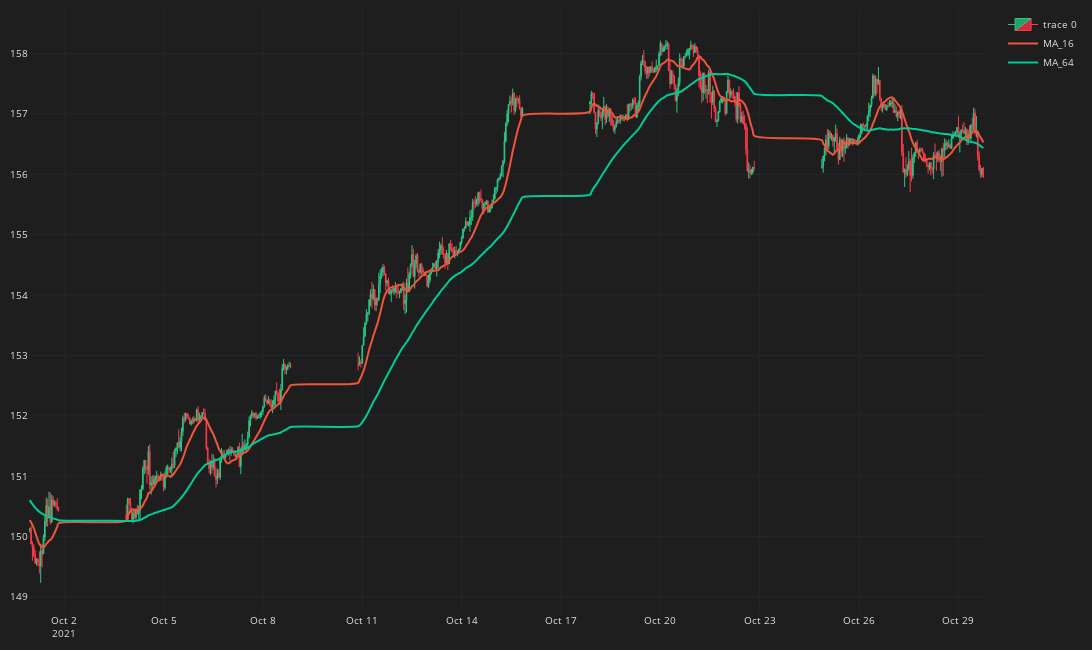

Here is the notebook cell this chart was saved with:
### Code cell
fig = go.Figure()
fig.add_trace(go.Candlestick(
    x=df_plot.time, open=df_plot.mid_o, high=df_plot.mid_h, low=df_plot.mid_l, close=df_plot.mid_c,
    line=dict(width=1),opacity=1,
    increasing_fillcolor="#24A06B",
    decreasing_fillcolor="#CC2E3C",
    increasing_line_color="#2EC886",
    decreasing_line_color="#FF3A4C",
))
for ma in ma_list: 
    col = f"MA_{ma}"
    fig.add_trace(go.Scatter(x=df_plot.time,
        y=df_plot[col],
        line=dict(width=2),
        line_shape='spline',
        name=col
        ))
fig.update_layout(
    width=1700,
    height=650,
    margin=dict(t=10,r=10,b=10,l=10),
    font=dict(size=10, color="#e1e1e1"),
    paper_bgcolor="#1e1e1e",
    plot_bgcolor="#1e1e1e")
fig.update_xaxes(
    gridcolor="#1f292f",
    showgrid=True,
    fixedrange=True,
    rangeslider=dict(visible=False) 
)
fig.update_yaxes(
    gridcolor="#1f292f",
    showgrid=True,
    fixedrange=True,
)
fig.show()

### Figure 1 — Plotly figure (JSON) as saved in the notebook; plotly's stock layout.template omitted (floating-point values rounded to 4 significant figures; data arrays with more than 128 entries replaced by an {"elided": "..."} marker saying what was removed)
{"data": [{"close": {"elided": "500 float values"}, "decreasing": {"fillcolor": "#CC2E3C", "line": {"color": "#FF3A4C"}}, "high": {"elided": "500 float values"}, "increasing": {"fillcolor": "#24A06B", "line": {"color": "#2EC886"}}, "line": {"width": 1}, "low": {"elided": "500 float values"}, "opacity": 1, "open": {"elided": "500 float values"}, "type": "candlestick", "x": {"elided": "500 str values"}}, {"line": {"shape": "spline", "width": 2}, "name": "MA_16", "type": "scatter", "x": {"elided": "500 str values"}, "y": {"elided": "500 float values"}}, {"line": {"shape": "spline", "width": 2}, "name": "MA_64", "type": "scatter", "x": {"elided": "500 str values"}, "y": {"elided": "500 float values"}}], "layout": {"font": {"color": "#e1e1e1", "size": 10}, "height": 650, "margin": {"b": 10, "l": 10, "r": 10, "t": 10}, "paper_bgcolor": "#1e1e1e", "plot_bgcolor": "#1e1e1e", "width": 1700, "xaxis": {"fixedrange": true, "gridcolor": "#1f292f", "rangeslider": {"visible": false}, "showgrid": true}, "yaxis": {"fixedrange": true, "gridcolor": "#1f292f", "showgrid": true}}}
